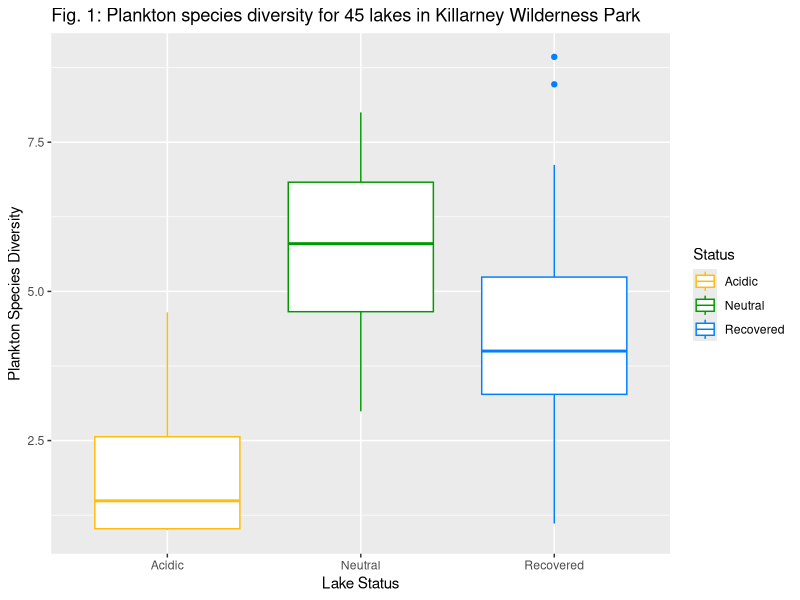

R code for this plot:
## ---- chunk 1
knitr::opts_chunk$set(echo = TRUE)
## ---- chunk 2
library("ggplot2")

Kdata<-read.csv("Killarney.csv")

Lake<-Kdata$Lake
Diversity<-Kdata$Species.Diversity
Status<-Kdata$status

par(mar=c(8.5,6.5,4.1,3.1), mgp=c(3,1,0))
ggplot(Kdata, aes(x=Status, y=Diversity, color=Status)) + geom_boxplot() + labs(y="Plankton Species Diversity", x="Lake Status", title = "Fig. 1: Plankton species diversity for 45 lakes in Killarney Wilderness Park") + scale_color_manual(values = c("#ffbb0e", "#009a00", "#007fff"))
## ---- chunk 3
k.fit=aov(Diversity~Status, data = Kdata)
summary(k.fit)
## ---- chunk 4
TukeyHSD(aov(Diversity~Status, data = Kdata))
## ---- chunk 5
shapiro.test(k.fit$residuals)
## ---- chunk 6

